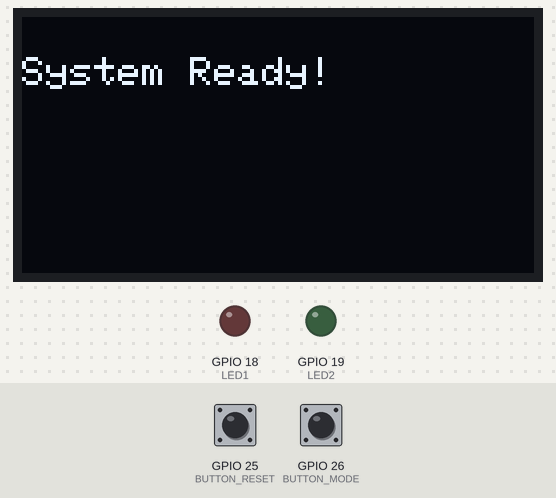
A sketch run on a simulated ESP32. On the bench: 128×64 one-colour display, output pins drawn as LEDs (lit = HIGH). The inputs (shaded band) are chosen by the test bench; at power-on: GPIO 26 (BUTTON_MODE) HIGH, GPIO 25 (BUTTON_RESET) HIGH.

Above: at 1.2 s.
1.3 s: GPIO 26 (BUTTON_MODE) pulled LOW for 0.15 s
At 1.75 s:
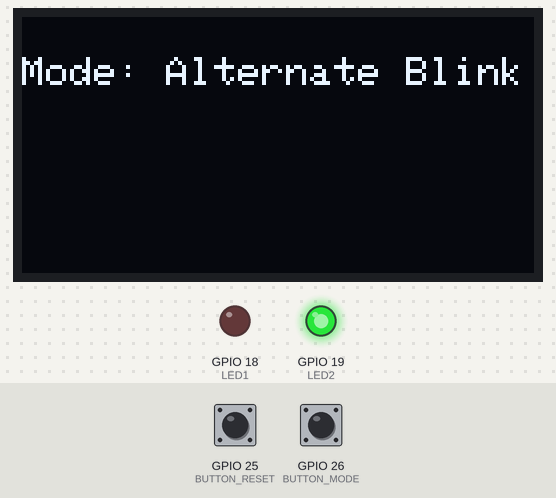
2.0 s: GPIO 25 (BUTTON_RESET) pulled LOW for 0.15 s
At 2.5 s:
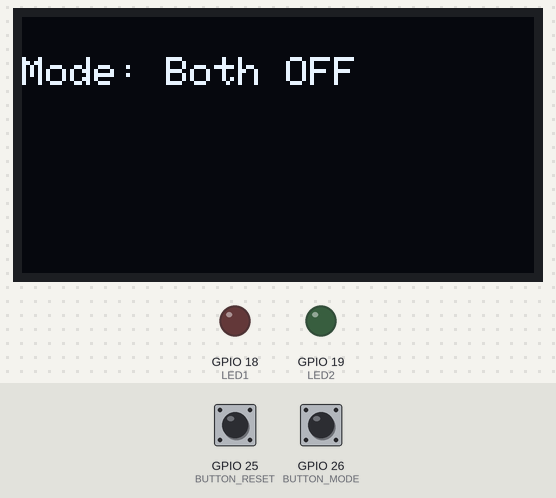
3.6 s: GPIO 26 (BUTTON_MODE) pulled LOW for 1 s
At 3.99 s:
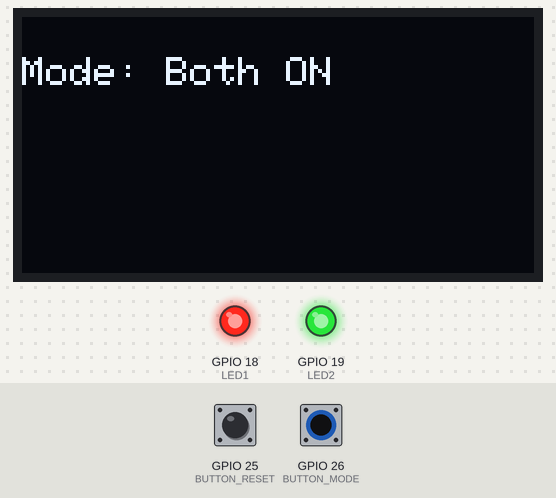
5.2 s: GPIO 26 (BUTTON_MODE) pulled LOW for 0.15 s
At 6.1 s:
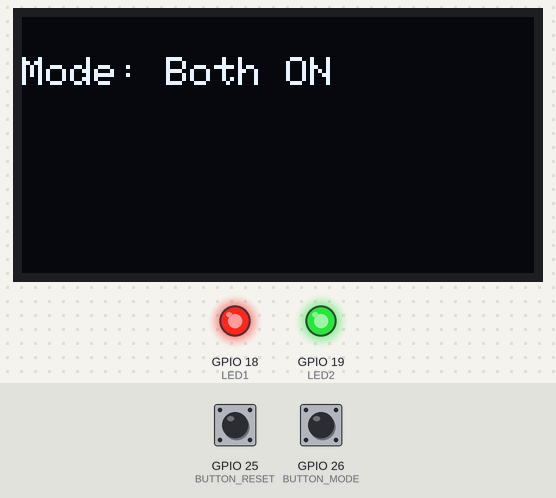
6.8 s: GPIO 25 (BUTTON_RESET) pulled LOW for 1 s
At 7.3 s:
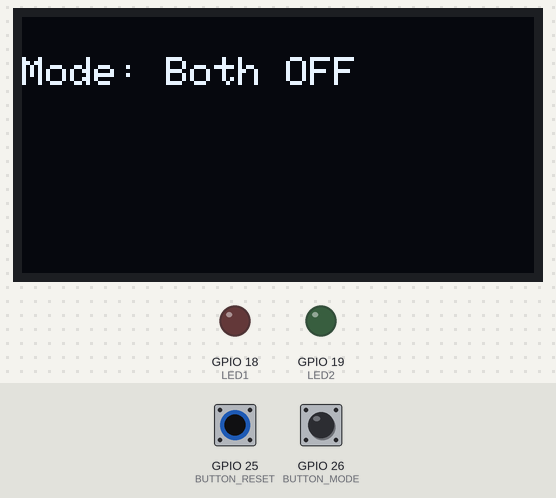
Timing chart, 0 to 9.8 s (numbered marks = the images above; inputs shaded):
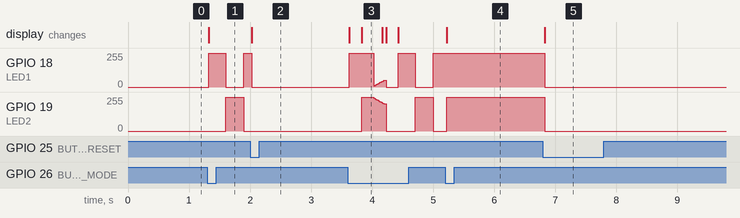

Measured:
- after the input at 1.3 s, GPIO 18 (LED1): 0/255 → 255/255 at once, → 0/255 0.27 s later, → 255/255 0.30 s later; GPIO 19 (LED2): 0/255 → 255/255 after 0.30 s, → 0/255 0.30 s later; the display: changes at once (image 1)
- after the input at 2.0 s, GPIO 19 (LED2): stops changing and stays 0/255; the display: changes at once (image 2)
- after the input at 3.6 s, GPIO 19 (LED2): ramps from 255/255 to 0/255 and jumps back, once every 0.88 s; the display: first changes at once (image 3 shows a later state)
- after the input at 5.2 s, GPIO 18 (LED1): stops changing and stays 255/255; the display: changes at once (image 4)
- after the input at 6.8 s, GPIO 18 (LED1), GPIO 19 (LED2): 255/255 → 0/255 at once; the display: changes at once (image 5)

The sketch:

sketch.ino
```cpp
// Assignment1-1275
// Task A - LED ON,OFF,BLINK,FADE
// IOT Fall 2025
// Name : Rabia Naseer                            Reg#:23-NTU-CS-1275


#include <Wire.h>
#include <Adafruit_GFX.h>
#include <Adafruit_SSD1306.h>

#define SCREEN_WIDTH 128
#define SCREEN_HEIGHT 64
Adafruit_SSD1306 display(SCREEN_WIDTH, SCREEN_HEIGHT, &Wire, -1);

// Pin configuration -
#define BUTTON_MODE 26  // D26 for Mode Cycle
#define BUTTON_RESET 25 // D25 for Reset
#define LED1 18         // D18 for LED1
#define LED2 19         // D19 for LED2

int mode = 0;

unsigned long lastDebounce = 0;
const int debounceDelay = 200;
unsigned long lastBlinkTime = 0;
const unsigned long blinkInterval = 300; // 300ms for blink
unsigned long lastFadeTime = 0;
const unsigned long fadeInterval = 20; // 20ms for fade step

// Variables for Alternate Blink mode
bool ledState = HIGH;

// Variables for PWM Fade mode
int brightness = 0;
int fadeDirection = 5;


void setup() {
  pinMode(LED1, OUTPUT);
  pinMode(LED2, OUTPUT);
  pinMode(BUTTON_MODE, INPUT_PULLUP);
  pinMode(BUTTON_RESET, INPUT_PULLUP);
  display.begin(SSD1306_SWITCHCAPVCC, 0x3C);
  display.clearDisplay();
  display.setTextSize(1);
  display.setTextColor(WHITE);
  display.setCursor(0, 10);
  display.println("System Ready!");
  display.display();

  analogWrite(LED1, 0); // Use analogWrite(pin, 0) for OFF
  analogWrite(LED2, 0);
}

void loop() {
  unsigned long currentMillis = millis();

  // --- Button Handling (Mode Cycle) ---
  if (digitalRead(BUTTON_MODE) == LOW && currentMillis - lastDebounce > debounceDelay) {
    mode = (mode + 1) % 4;

    // Reset state variables for new mode
    ledState = HIGH;
    brightness = 0;
    fadeDirection = 5;

    updateDisplay();
    // Execute mode logic immediately for non-timing modes (0 and 2)
    if (mode == 0 || mode == 2) {
      handleModes(currentMillis);
    }
    lastDebounce = currentMillis;
  }

  // --- Button Handling (Reset to OFF) ---
  if (digitalRead(BUTTON_RESET) == LOW && currentMillis - lastDebounce > debounceDelay) {
    mode = 0;
    updateDisplay();
    // Turn LEDs off immediately
    analogWrite(LED1, 0);
    analogWrite(LED2, 0);

    lastDebounce = currentMillis;
  }

  // --- Mode Execution ---
  handleModes(currentMillis);
}

void handleModes(unsigned long currentMillis) {
  switch (mode) {
    case 0: // Both OFF
      analogWrite(LED1, 0);
      analogWrite(LED2, 0);
      break;

    case 1: // Alternate Blink
      if (currentMillis - lastBlinkTime >= blinkInterval) {
        lastBlinkTime = currentMillis;

        if (ledState == HIGH) {
          analogWrite(LED1, 255); // Full ON (255)
          analogWrite(LED2, 0);    // OFF (0)
          ledState = LOW;
        } else {
          analogWrite(LED1, 0);  // OFF (0)
          analogWrite(LED2, 255); // Full ON (255)
          ledState = HIGH;
        }
      }
      break;

    case 2: // Both ON
      analogWrite(LED1, 255); // Full ON
      analogWrite(LED2, 255); // Full ON
      break;

    case 3: // PWM Fade
      if (currentMillis - lastFadeTime >= fadeInterval) {
        lastFadeTime = currentMillis;

        brightness += fadeDirection;

        // Change direction at the limits (0 and 255)
        if (brightness <= 0 || brightness >= 255) {
          fadeDirection = -fadeDirection; // Reverse direction
          if (brightness < 0) brightness = 0;
          if (brightness > 255) brightness = 255;
        }

        // Use analogWrite(pin, value) for fading
        analogWrite(LED1, brightness);
        analogWrite(LED2, 255 - brightness); // Inverse fade
      }
      break;
  }
}

void updateDisplay() {
  display.clearDisplay();
  display.setCursor(0, 10);
  display.print("Mode: ");
  switch (mode) {
    case 0: display.println("Both OFF"); break;
    case 1: display.println("Alternate Blink"); break;
    case 2: display.println("Both ON"); break;
    case 3: display.println("PWM Fade"); break;
  }
  display.display();
}
```
